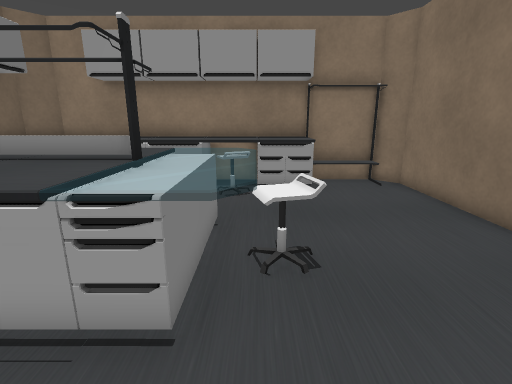
view 1 (above)

12 first-person views from a walk through a Unity game level. The camera is 1.2 m above the floor, tilts 14° down and sees 85° across. The floor is counted in squares, 0.5 m on a side. Each view is taken from the middle of a square. On the plan, view 1 faces up. The plan holds only what a view shows up to about 18 squares ahead; the rest is blank. The player is left out. Some surface patterns are stand-ins.

view 2
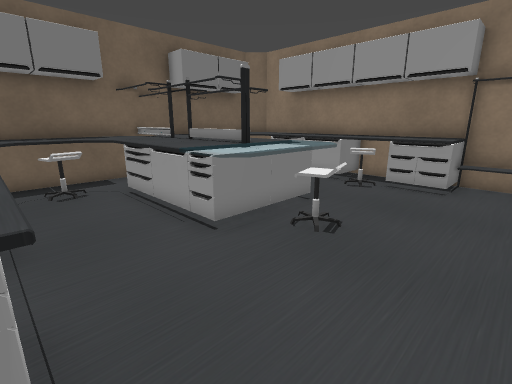

view 3
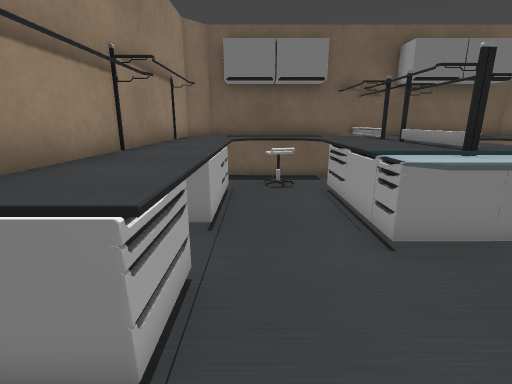

view 4
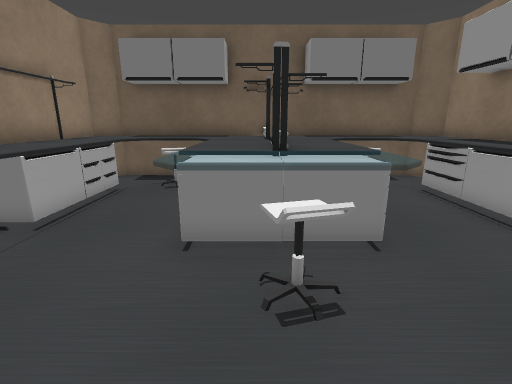

view 5
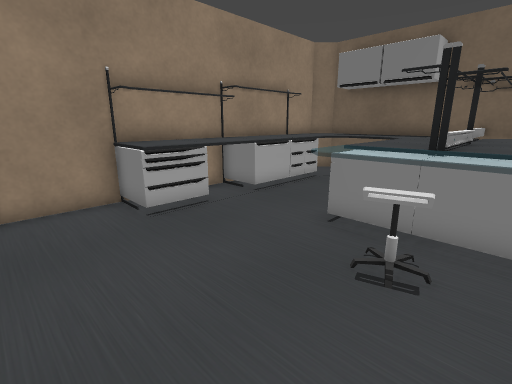

view 6
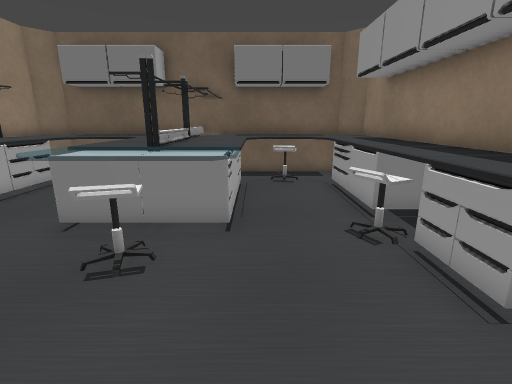

view 7
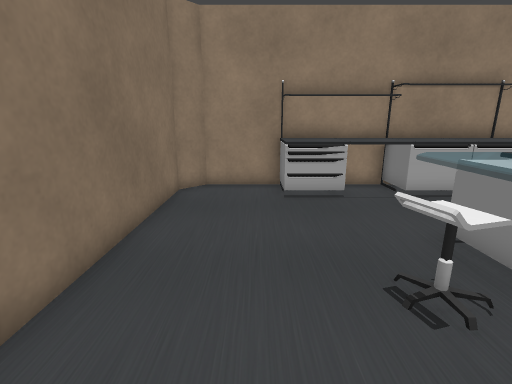

view 8
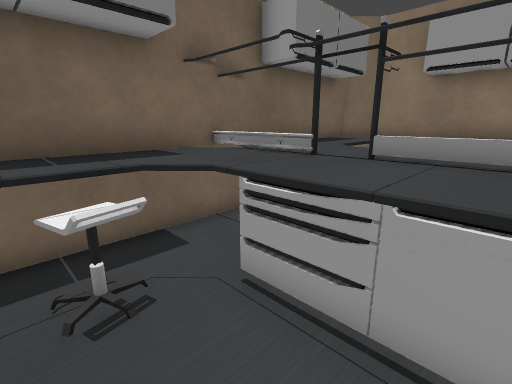

view 9
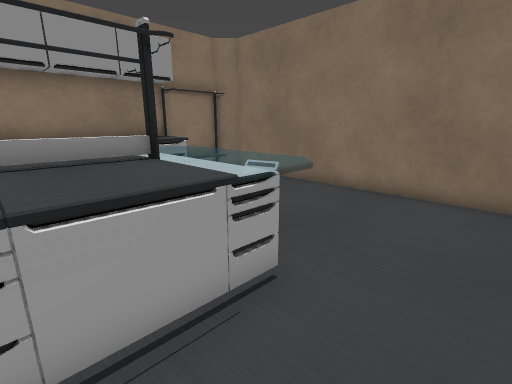

view 10
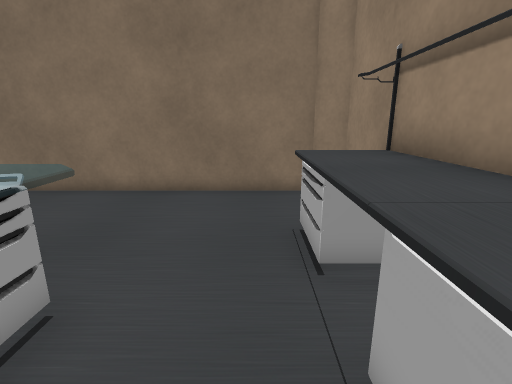

view 11
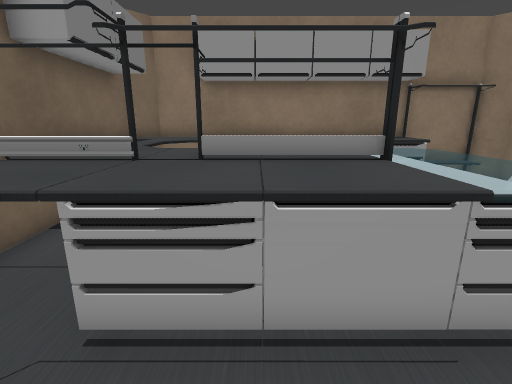

view 12
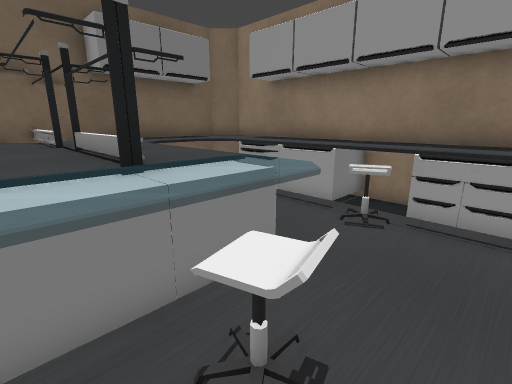

### Floor plan
Key: @ floor where view 1 was taken; # wall or solid block; . floor; ^ raised ledge; S shelf; T stool; O other object.
Columns run from 9 left of view 1 to 6 right of it. Each row starts with its distance up from view 1.
 12 #^^^^^^^^^^S##S#
 11 ^^^^^^^^^^^SSSS#
 10 ^^^^^^^^TT^^...#
  9 ^^T.....TT.....#
  8 ^^TT...........#
  7 ^^^............#
  6 ^^^^^^^^^^.....#
  5  ###SSSS^TT....#
  4 O##S^^^S^TT....#
  3 ^^^^^^^^^^.....#
  2 ^^^#...........#
  1 ^^TT...........#
  0 ^^^......@.....#
 -1 ^^^^^^^^^^^^...#
 -2 ^^^^^^^^SSSS...#
 -3 #^^S###SSSSS####

Positions as (right, up) in squares from view 1, and headings:
1: (0, 0), facing up
2: (4, -1), facing up-left
3: (4, 0), facing left
4: (4, 4), facing left
5: (5, 6), facing down-left
6: (5, 7), facing left
7: (3, 8), facing down
8: (-3, 0), facing up-left
9: (-4, 0), facing up-right
10: (-4, 0), facing right
11: (-4, 0), facing up
12: (2, 3), facing up-left
